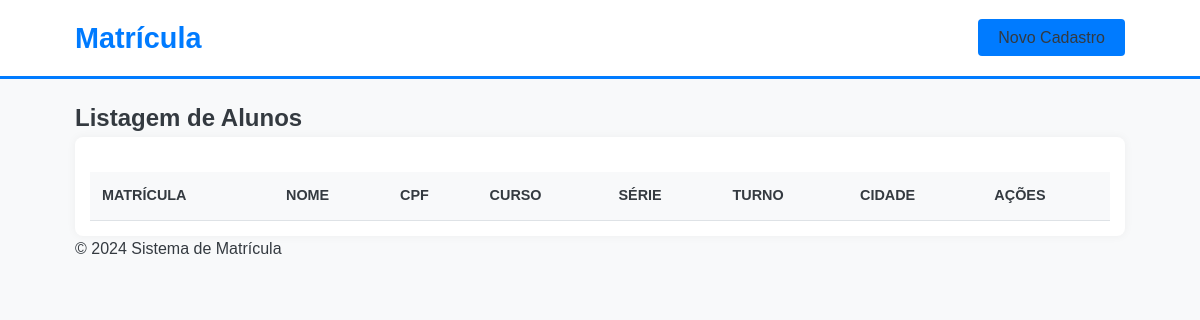
Before: / with the older database file.
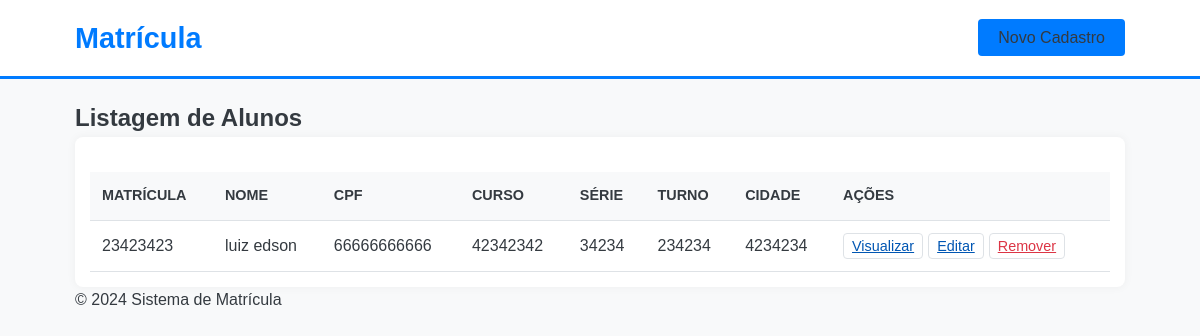
After: the same page with the newer database file.
### matricula/models.py (models this page shows)
class Aluno(models.Model):
    nome_aluno = models.CharField(max_length=150)
    endereco = models.CharField(max_length=250)
    email = models.EmailField()
    nasc = models.DateField()
    sexo = models.CharField(max_length=250)
    cpf = models.CharField(max_length=11)
    telefone = models.CharField(max_length=15)
    cep = models.CharField(max_length=8)
    bairro = models.CharField(max_length=150)
    cidade = models.CharField(max_length=250)
    uf = models.CharField(max_length=2)
    matricula = models.CharField(max_length=150)
    curso = models.CharField(max_length=250)
    serie = models.IntegerField()
    turno = models.CharField(max_length=150)
    observacoes = models.TextField()

### matricula/views.py (the view)
# urls.py: path('', views.aluno_listar, name='aluno_listar'),
def aluno_listar(request):
    alunos = Aluno.objects.all()
    context ={
        'alunos':alunos
    }
    return render(request, "base.html",context)

### templates/base.html (shortened to what this page needs)
{% load static %}
<!DOCTYPE html>
<html lang="pt-br">
<head>
    <link rel="stylesheet" href="{% static 'css/base.css' %}">
</head>
<body>
    <header class="cabecalho">
        <div class="container">
            <h1>Matrícula</h1>
            <nav>
                <a href="{% url 'aluno_criar' %}" class="btn-primary">Novo Cadastro</a>
            </nav>
        </div>
    </header>
    <main class="container main-content">
        {% block conteudo %}
        <h2>Listagem de Alunos</h2>
        <div class="table-responsive">
            <table class="tabela-alunos">
                <thead>
                    <tr>
                        <th>Matrícula</th>
                        <th>Nome</th>
                        <th>CPF</th>
                        <th>Curso</th>
                        <th>Série</th>
                        <th>Turno</th>
                        <th>Cidade</th>
                        <th>Ações</th>
                    </tr>
                </thead>
                <tbody>
                {% for alunos in alunos%}
                    <tr>
                        <td data-label="Matrícula">{{ alunos.matricula }}</td>
                        <td data-label="Nome">{{ alunos.nome_aluno }}</td>
                        <td data-label="CPF">{{ alunos.cpf }}</td>
                        <td data-label="Curso">{{ alunos.curso }}</td>
                        <td data-label="Série">{{ alunos.serie }}</td>
                        <td data-label="Turno">{{ alunos.turno }}</td>
                        <td data-label="Cidade">{{ alunos.cidade }}</td>
                        <td data-label="Ações" class="acoes">
                            <a href="{% url 'aluno_detalhes' id=alunos.id %}" class="btn-action edit">Visualizar</a>
                            <a href="{% url 'aluno_editar' id=alunos.id %}" class="btn-action edit">Editar</a>
                            <a href="{% url 'aluno_remover' id=alunos.id %}" class="btn-action delete">Remover</a>
                        </td>
                    </tr>
                {% endfor %}
                </tbody>
            </table>
        </div>
        {% endblock conteudo %}
    </main>
    <footer>
        <div class="container">
            <p>&copy; 2024 Sistema de Matrícula</p>
        </div>
    </footer>
</body>
</html>

### static/css/base.css (style rules this page uses)
:root { --primary-color: #007bff; --secondary-color: #6c757d; --success-color: #28a745; --warning-color: #ffc107; --danger-color: #dc3545; --bg-light: #f8f9fa; --border-color: #dee2e6; --text-dark: #343a40; }
* { box-sizing: border-box; margin: 0; padding: 0; }
body { font-family: sans-serif; color: var(--text-dark); line-height: 1.6; background-color: var(--bg-light); }
.container { width: 90%; max-width: 1200px; margin: 0 auto; padding: 0 15px; }
.cabecalho { background-color: #ffffff; border-bottom: 3px solid var(--primary-color); padding: 15px 0; margin-bottom: 20px; }
.cabecalho .container { display: flex; justify-content: space-between; align-items: center; }
.cabecalho h1 { font-size: 1.8rem; color: var(--primary-color); font-weight: 700; }
.cabecalho nav a { text-decoration: none; color: var(--text-dark); margin-left: 20px; font-weight: 500; }
.btn-primary, .btn-secondary { padding: 10px 20px; border: none; border-radius: 4px; cursor: pointer; font-weight: bold; transition: background-color 0.2s; }
.btn-primary { background-color: var(--primary-color); color: white; }
.table-responsive { overflow-x: auto; background-color: #ffffff; padding: 15px; border-radius: 8px; box-shadow: 0 0 10px rgba(0, 0, 0, 0.05); }
.tabela-alunos { width: 100%; border-collapse: collapse; margin-top: 20px; }
.tabela-alunos th, .tabela-alunos td { padding: 12px; text-align: left; border-bottom: 1px solid var(--border-color); }
.tabela-alunos th { background-color: var(--bg-light); color: var(--text-dark); font-weight: 600; text-transform: uppercase; font-size: 0.9rem; }
.acoes { display: flex; gap: 5px; }
.btn-action { background: none; border: 1px solid var(--border-color); border-radius: 4px; padding: 5px 8px; cursor: pointer; font-size: 0.9rem; line-height: 1; transition: background-color 0.2s, color 0.2s; }
.btn-action.edit { color: #0056b3; }
.btn-action.delete { color: var(--danger-color); }

Changed rows visible on the page:
added Aluno: matricula "23423423", nome_aluno "luiz edson", cpf "66666666666", curso "42342342", serie "34234", turno "234234", cidade "4234234"
